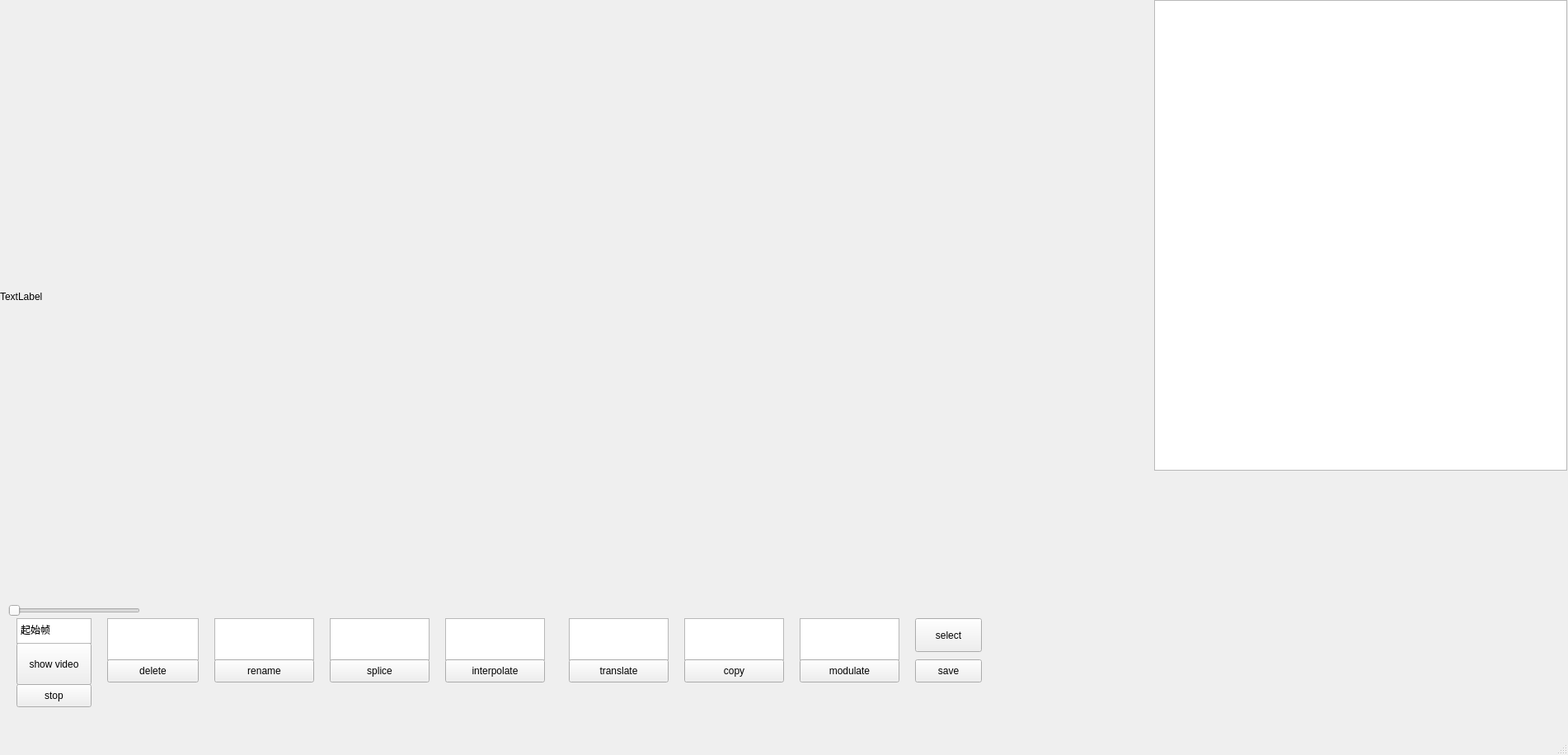
<?xml version="1.0" encoding="UTF-8"?>
<ui version="4.0">
 <class>MainWindow</class>
 <widget class="QMainWindow" name="MainWindow">
  <property name="geometry">
   <rect>
    <x>0</x>
    <y>0</y>
    <width>1902</width>
    <height>916</height>
   </rect>
  </property>
  <property name="mouseTracking">
   <bool>false</bool>
  </property>
  <property name="windowTitle">
   <string>MainWindow</string>
  </property>
  <widget class="QWidget" name="centralwidget">
   <widget class="QPushButton" name="Open">
    <property name="geometry">
     <rect>
      <x>20</x>
      <y>780</y>
      <width>91</width>
      <height>51</height>
     </rect>
    </property>
    <property name="text">
     <string>show video</string>
    </property>
   </widget>
   <widget class="QPushButton" name="Close">
    <property name="geometry">
     <rect>
      <x>20</x>
      <y>830</y>
      <width>91</width>
      <height>28</height>
     </rect>
    </property>
    <property name="text">
     <string>stop</string>
    </property>
   </widget>
   <widget class="QLabel" name="DispalyLabel">
    <property name="geometry">
     <rect>
      <x>0</x>
      <y>0</y>
      <width>1400</width>
      <height>720</height>
     </rect>
    </property>
    <property name="mouseTracking">
     <bool>false</bool>
    </property>
    <property name="text">
     <string>TextLabel</string>
    </property>
   </widget>
   <widget class="QTextEdit" name="frame_begin">
    <property name="geometry">
     <rect>
      <x>20</x>
      <y>750</y>
      <width>91</width>
      <height>31</height>
     </rect>
    </property>
    <property name="html">
     <string>&lt;!DOCTYPE HTML PUBLIC &quot;-//W3C//DTD HTML 4.0//EN&quot; &quot;http://www.w3.org/TR/REC-html40/strict.dtd&quot;&gt;
&lt;html&gt;&lt;head&gt;&lt;meta name=&quot;qrichtext&quot; content=&quot;1&quot; /&gt;&lt;style type=&quot;text/css&quot;&gt;
p, li { white-space: pre-wrap; }
&lt;/style&gt;&lt;/head&gt;&lt;body style=&quot; font-family:'SimSun'; font-size:9pt; font-weight:400; font-style:normal;&quot;&gt;
&lt;p style=&quot; margin-top:0px; margin-bottom:0px; margin-left:0px; margin-right:0px; -qt-block-indent:0; text-indent:0px;&quot;&gt;起始帧&lt;/p&gt;&lt;/body&gt;&lt;/html&gt;</string>
    </property>
   </widget>
   <widget class="QTextEdit" name="delete_input">
    <property name="geometry">
     <rect>
      <x>130</x>
      <y>750</y>
      <width>111</width>
      <height>51</height>
     </rect>
    </property>
   </widget>
   <widget class="QPushButton" name="delete_pushButton">
    <property name="geometry">
     <rect>
      <x>130</x>
      <y>800</y>
      <width>111</width>
      <height>28</height>
     </rect>
    </property>
    <property name="text">
     <string>delete</string>
    </property>
   </widget>
   <widget class="QTextEdit" name="rename_input">
    <property name="geometry">
     <rect>
      <x>260</x>
      <y>750</y>
      <width>121</width>
      <height>51</height>
     </rect>
    </property>
   </widget>
   <widget class="QPushButton" name="rename_pushButton">
    <property name="geometry">
     <rect>
      <x>260</x>
      <y>800</y>
      <width>121</width>
      <height>28</height>
     </rect>
    </property>
    <property name="text">
     <string>rename</string>
    </property>
   </widget>
   <widget class="QTextEdit" name="inter_input">
    <property name="geometry">
     <rect>
      <x>540</x>
      <y>750</y>
      <width>121</width>
      <height>51</height>
     </rect>
    </property>
   </widget>
   <widget class="QPushButton" name="inter_pushButton">
    <property name="geometry">
     <rect>
      <x>540</x>
      <y>800</y>
      <width>121</width>
      <height>28</height>
     </rect>
    </property>
    <property name="text">
     <string>interpolate</string>
    </property>
   </widget>
   <widget class="QTextEdit" name="trans_input">
    <property name="geometry">
     <rect>
      <x>690</x>
      <y>750</y>
      <width>121</width>
      <height>51</height>
     </rect>
    </property>
   </widget>
   <widget class="QPushButton" name="trans_pushButton">
    <property name="geometry">
     <rect>
      <x>690</x>
      <y>800</y>
      <width>121</width>
      <height>28</height>
     </rect>
    </property>
    <property name="text">
     <string>translate</string>
    </property>
   </widget>
   <widget class="QTextEdit" name="copy_input">
    <property name="geometry">
     <rect>
      <x>830</x>
      <y>750</y>
      <width>121</width>
      <height>51</height>
     </rect>
    </property>
   </widget>
   <widget class="QPushButton" name="copy_pushButton">
    <property name="geometry">
     <rect>
      <x>830</x>
      <y>800</y>
      <width>121</width>
      <height>28</height>
     </rect>
    </property>
    <property name="text">
     <string>copy</string>
    </property>
   </widget>
   <widget class="QTextEdit" name="modulate_input">
    <property name="geometry">
     <rect>
      <x>970</x>
      <y>750</y>
      <width>121</width>
      <height>51</height>
     </rect>
    </property>
   </widget>
   <widget class="QPushButton" name="modulate_pushButton">
    <property name="geometry">
     <rect>
      <x>970</x>
      <y>800</y>
      <width>121</width>
      <height>28</height>
     </rect>
    </property>
    <property name="text">
     <string>modulate</string>
    </property>
   </widget>
   <widget class="QPushButton" name="save">
    <property name="geometry">
     <rect>
      <x>1110</x>
      <y>800</y>
      <width>81</width>
      <height>28</height>
     </rect>
    </property>
    <property name="text">
     <string>save</string>
    </property>
   </widget>
   <widget class="QSlider" name="frame_slider">
    <property name="geometry">
     <rect>
      <x>10</x>
      <y>730</y>
      <width>160</width>
      <height>22</height>
     </rect>
    </property>
    <property name="maximum">
     <number>2000</number>
    </property>
    <property name="pageStep">
     <number>100</number>
    </property>
    <property name="orientation">
     <enum>Qt::Horizontal</enum>
    </property>
    <property name="invertedAppearance">
     <bool>false</bool>
    </property>
    <property name="invertedControls">
     <bool>false</bool>
    </property>
    <property name="tickPosition">
     <enum>QSlider::NoTicks</enum>
    </property>
   </widget>
   <widget class="QPushButton" name="select">
    <property name="geometry">
     <rect>
      <x>1110</x>
      <y>750</y>
      <width>81</width>
      <height>41</height>
     </rect>
    </property>
    <property name="text">
     <string>select</string>
    </property>
   </widget>
   <widget class="QTextEdit" name="splice_input">
    <property name="geometry">
     <rect>
      <x>400</x>
      <y>750</y>
      <width>121</width>
      <height>51</height>
     </rect>
    </property>
   </widget>
   <widget class="QPushButton" name="splice_pushButton">
    <property name="geometry">
     <rect>
      <x>400</x>
      <y>800</y>
      <width>121</width>
      <height>28</height>
     </rect>
    </property>
    <property name="text">
     <string>splice</string>
    </property>
   </widget>
   <widget class="QGraphicsView" name="tra3d">
    <property name="geometry">
     <rect>
      <x>1400</x>
      <y>0</y>
      <width>501</width>
      <height>571</height>
     </rect>
    </property>
   </widget>
  </widget>
  <widget class="QMenuBar" name="menubar">
   <property name="geometry">
    <rect>
     <x>0</x>
     <y>0</y>
     <width>1902</width>
     <height>26</height>
    </rect>
   </property>
  </widget>
  <widget class="QStatusBar" name="statusbar"/>
 </widget>
 <resources/>
 <connections/>
</ui>
